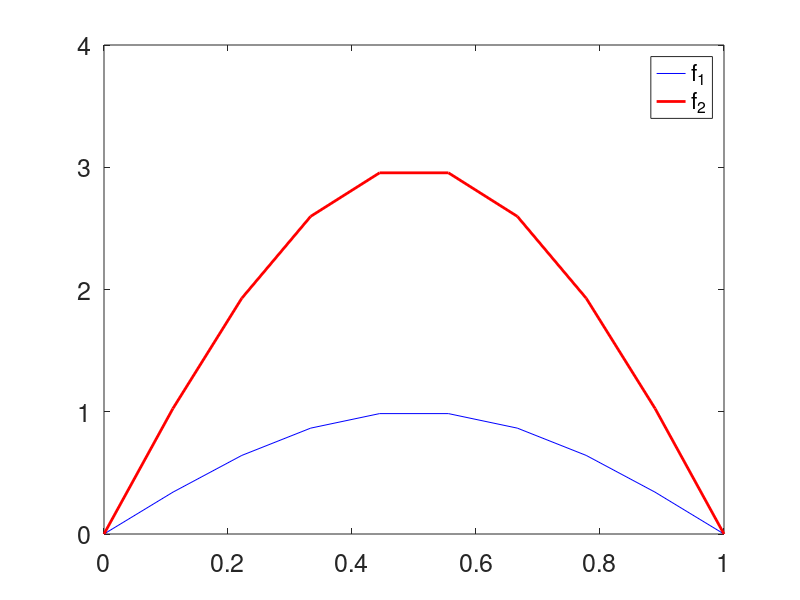

Here is the MATLAB script that generated this plot: (Note: this script raises an error after producing the figure.)
%% Show that DTW will change both curves
clear;clc;close all;

% generate two functions
t=linspace(0,1,10);
dt=mean(diff(t));
f1=sin(t*pi);
f2=3*sin(t*pi);
figure()
plot(t,f1,'b-',t,f2,'r-','LineWidth',2);
% title('Original f_1 and f_2');
legend('f_1','f_2','location','best');
% xlabel('t');
% ylabel('f');
set(gca,'FontSize',18);
set(gca,'Ytick',[0 1 2 3 4]);ylim([0 4]);
% ----------------- time warpping: match q2 to q1 -----------------

% FRR method: --------------------
% obtain SRVF
df1=gradient(f1,dt);df2=gradient(f2,dt);
q1=df1./sqrt(abs(df1)+eps);q2=df2./sqrt(abs(df2)+eps);

% gam12=DPTW(q2,q1,t,3);
gam12=DynamicProgrammingQ(q1,q2,0,0);
gam12=(gam12-gam12(1))/(gam12(end)-gam12(1));
q1tw=interp1(t,q1,gam12).*sqrt(gradient(gam12,dt));
f1tw=interp1(t,f1,gam12);
figure()
plot(t,f1tw,'b-',t,f2,'r-','LineWidth',2);
% title('warpped f_1 and f_2: FRR');
legend('Aligned f_1','f_2','location','best');
% xlabel('t');
% ylabel('f');
set(gca,'FontSize',18);
set(gca,'Ytick',[0 1 2 3 4]);ylim([0 4]);

% DTW method: -------------------
[dist_dtw,idx1,idx2]=DTW_2(f1,f2,1000,1);

figure()
plot(f1(idx1),'LineWidth',2);
hold on
plot(f2(idx2),'LineWidth',2);
% title({'Warpped f_1 and Warpped f_2: DTW',['DTW distance = ',num2str(dist_dtw)]});
legend('Aligned f_1','Aligned f_2','location','best');
% ylabel('f');
set(gca,'FontSize',18);
set(gca,'Ytick',[0 1 2 3 4]);ylim([0 4]);


% ----------------- time warpping: match q1 to q2 -----------------

% FRR method: --------------------

% gam12=DPTW(q2,q1,t,3);
gam21=DynamicProgrammingQ(q2,q1,0,0);
gam21=(gam21-gam21(1))/(gam21(end)-gam21(1));
q2tw=interp1(t,q2,gam21).*sqrt(gradient(gam21,dt));
f2tw=interp1(t,f2,gam21);
figure()
plot(t,f1,'b-',t,f2tw,'r-','LineWidth',2);
% title('warpped f_1 and f_2: FRR');
legend('f_1','Aligned f_2','location','best');
% xlabel('t');
% ylabel('f');
set(gca,'FontSize',18);
set(gca,'Ytick',[0 1 2 3 4]);ylim([0 4]);

% % DTW method: -------------------
% [dist_dtw,idx2,idx1]=DTW_2(f2,f1,1000,1);
% 
% figure()
% plot(f1(idx1));
% hold on
% plot(f2(idx2));
% title({'warpped f_1 and f_2: DTW',['DTW distance = ',num2str(dist_dtw)]});
% legend('f_1','f_2');
% ylabel('f');
% set(gca,'FontSize',14);




